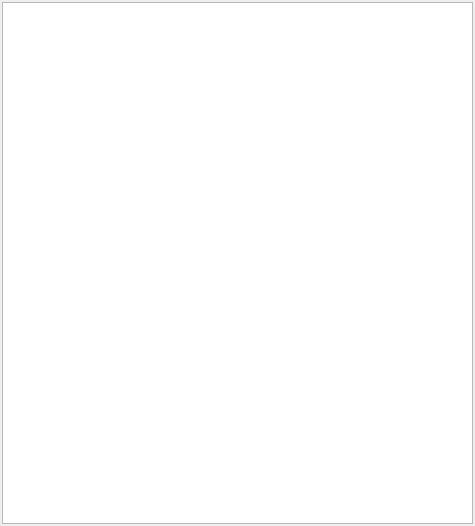
<?xml version="1.0" encoding="UTF-8"?>
<ui version="4.0">
 <class>FilesystemViewer</class>
 <widget class="QDockWidget" name="FilesystemViewer">
  <property name="geometry">
   <rect>
    <x>0</x>
    <y>0</y>
    <width>475</width>
    <height>526</height>
   </rect>
  </property>
  <property name="floating">
   <bool>true</bool>
  </property>
  <property name="allowedAreas">
   <set>Qt::AllDockWidgetAreas</set>
  </property>
  <property name="windowTitle">
   <string>Filesystem</string>
  </property>
  <widget class="QWidget" name="centralWidget">
   <layout class="QVBoxLayout" name="verticalLayout">
    <property name="spacing">
     <number>0</number>
    </property>
    <property name="leftMargin">
     <number>0</number>
    </property>
    <property name="topMargin">
     <number>0</number>
    </property>
    <property name="rightMargin">
     <number>0</number>
    </property>
    <property name="bottomMargin">
     <number>0</number>
    </property>
    <item>
     <widget class="QWidget" name="widget" native="true">
      <layout class="QVBoxLayout" name="verticalLayout_4">
       <property name="spacing">
        <number>2</number>
       </property>
       <property name="leftMargin">
        <number>2</number>
       </property>
       <property name="topMargin">
        <number>2</number>
       </property>
       <property name="rightMargin">
        <number>2</number>
       </property>
       <property name="bottomMargin">
        <number>2</number>
       </property>
       <item>
        <widget class="QTreeView" name="treeView">
         <property name="indentation">
          <number>10</number>
         </property>
        </widget>
       </item>
      </layout>
     </widget>
    </item>
   </layout>
  </widget>
 </widget>
 <layoutdefault spacing="6" margin="11"/>
 <resources>
  <include location="../../Shared/Resources/icons.qrc"/>
 </resources>
 <connections/>
</ui>
